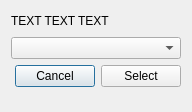
<?xml version="1.0" encoding="UTF-8"?>
<ui version="4.0">
 <class>ChooseFileWindow</class>
 <widget class="QDialog" name="ChooseFileWindow">
  <property name="geometry">
   <rect>
    <x>0</x>
    <y>0</y>
    <width>192</width>
    <height>112</height>
   </rect>
  </property>
  <property name="windowTitle">
   <string>Dialog</string>
  </property>
  <layout class="QVBoxLayout" name="verticalLayout">
   <item>
    <layout class="QHBoxLayout" name="horizontalLayout">
     <item>
      <widget class="QLabel" name="textToUserLabel">
       <property name="text">
        <string>TEXT TEXT TEXT</string>
       </property>
       <property name="wordWrap">
        <bool>true</bool>
       </property>
      </widget>
     </item>
     <item>
      <spacer name="horizontalSpacer">
       <property name="orientation">
        <enum>Qt::Horizontal</enum>
       </property>
       <property name="sizeHint" stdset="0">
        <size>
         <width>40</width>
         <height>20</height>
        </size>
       </property>
      </spacer>
     </item>
    </layout>
   </item>
   <item>
    <layout class="QHBoxLayout" name="horizontalLayout_2">
     <item>
      <widget class="QComboBox" name="fileCombobox">
       <property name="minimumSize">
        <size>
         <width>0</width>
         <height>0</height>
        </size>
       </property>
      </widget>
     </item>
    </layout>
   </item>
   <item>
    <layout class="QHBoxLayout" name="horizontalLayout_3">
     <item>
      <spacer name="horizontalSpacer_3">
       <property name="orientation">
        <enum>Qt::Horizontal</enum>
       </property>
       <property name="sizeHint" stdset="0">
        <size>
         <width>40</width>
         <height>20</height>
        </size>
       </property>
      </spacer>
     </item>
     <item>
      <widget class="QPushButton" name="cancelButton">
       <property name="text">
        <string>Cancel</string>
       </property>
      </widget>
     </item>
     <item>
      <widget class="QPushButton" name="selectButton">
       <property name="text">
        <string>Select</string>
       </property>
      </widget>
     </item>
    </layout>
   </item>
   <item>
    <spacer name="verticalSpacer">
     <property name="orientation">
      <enum>Qt::Vertical</enum>
     </property>
     <property name="sizeHint" stdset="0">
      <size>
       <width>20</width>
       <height>40</height>
      </size>
     </property>
    </spacer>
   </item>
  </layout>
 </widget>
 <resources/>
 <connections/>
</ui>
